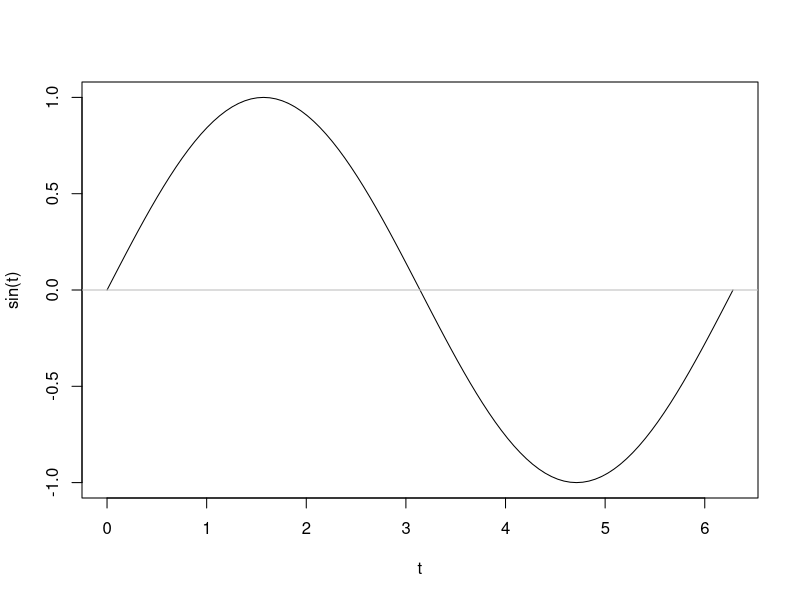
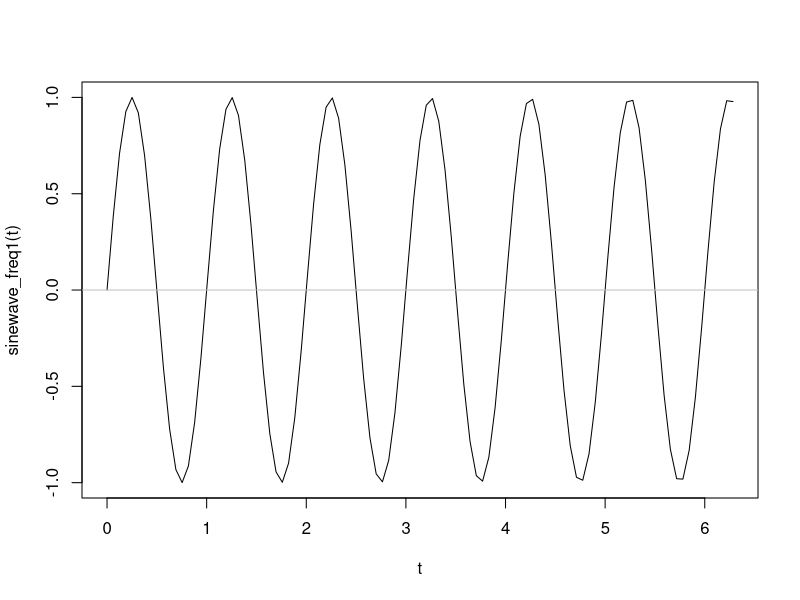
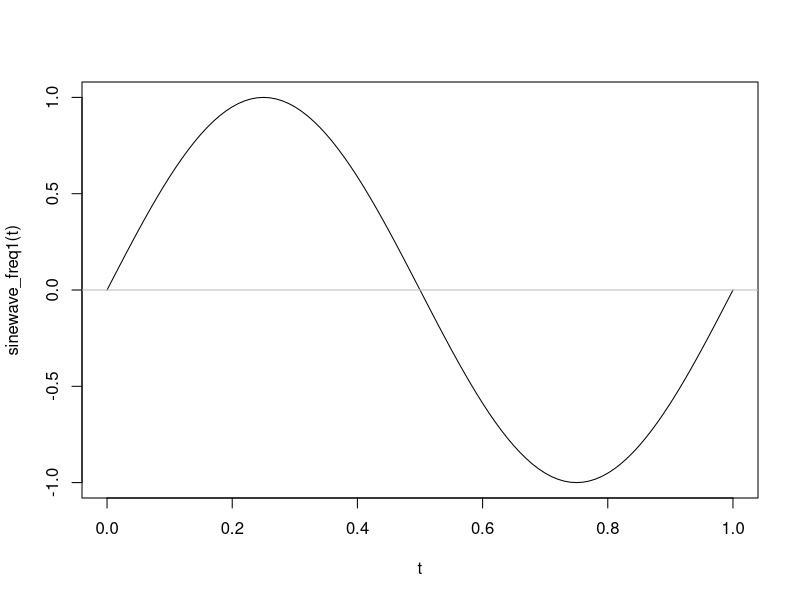
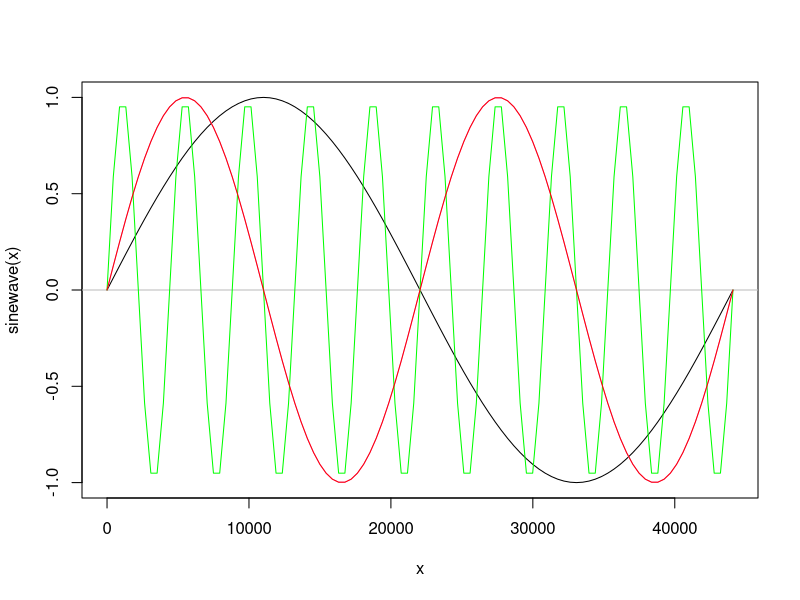

Write the R code that produced these figures, in order.
# generate and display a sinewave with wavelength = 2pi
curve(expr=sin, from=0, to=2*pi, xname = "t")
abline(h = 0, lty = 1, col = "gray")


# generate and display a sinewave with wavelength = 1, frequency = 1
sinewave_freq1 <- function(t) sin(t * 2*pi)
curve(expr=sinewave_freq1, from=0, to=2*pi, xname = "t")
abline(h = 0, lty = 1, col = "gray")

# display the sinewave with frequency = 1 another time, from time interval [0,1]
curve(expr=sinewave_freq1, from=0, to=1, xname = "t")
abline(h = 0, lty = 1, col = "gray")



# ________________ discrete time _________________
# now every t index represents a sample
# samplerate = the number of samples per seconds
# thus a sinewave with frequency = 1 corresponds to a wavelength = samplerate 
samplerate = 44100
# instead of finishing the wave in 1 t interval - we need to 'slow it down' to 44100 
# thus 'divide' every step in 44100 smaller steps:
sinewave <- function(t) sin(t * 2*pi / samplerate)
curve(sinewave, 0, samplerate, xname = "x")
abline(h = 0, lty = 1, col = "gray")


# now let's add the frequency, 
# a sinewave with frequency = 2 has a two time shorter wavelength compared to a sinewave with frequency = 1
# thus at every sample step it 'goes two times faster', we can simply multiply t
frequency <- 2
sinewave <- function(t) sin(t * 2*pi * frequency / samplerate)
curve(sinewave, add = TRUE, col = "violet")
frequency <- 10
sinewave <- function(t) sin(t * 2*pi * frequency / samplerate)
curve(sinewave, add = TRUE, col = "green")




# ________________ usage of phase _________________

# Let t indicate the index of a sample,
# then the equation is as follow.
# sample =  sin((t * 2 * pi) / samplerate)
#
# we can rewrite this function: 
# sample =  sin((t / samplerate) * 2 * pi)
#
# (t / samplerate) with interval t = [0, samplerate]results in the interval [0, 1]
# e.g. samplerate = 44100
# 0 / 44100 = 0
# 44100 / 44100 = 1

# Because the sin function is a periodic function 
# Therefore, with t > samplerate in (t/samplerate) * 2 * pi, the sine curve simply repeats
# thus (t / samplerate) can be viewed as the phase of the sinewave
# phase = t / samplerate

# Let's rewrite the equation.
# sample =  sin((t / samplerate) * 2 * pi)
# with phase = 1 / samplerate 
# results in: 
# sample = sin(phase * 2 * pi)
#
# To generate a sinewave with frequency = 1, it is sufficient to keep track of the phase
# and to increase this at each sample step.
# phase += 1 / samplerate
#
# Now, let's also consider the frequency 
# To also take the frequency into account, we can simply add it as follow.
# phase += frequency / samplerate

samplerate = 44100
phase = 0
frequency = 2
sinewave <- function(t) {
  phase = phase + (frequency / samplerate)
  return (sin((t * frequency / samplerate) * 2*pi))
}
curve(sinewave, add = TRUE, col = "red")


